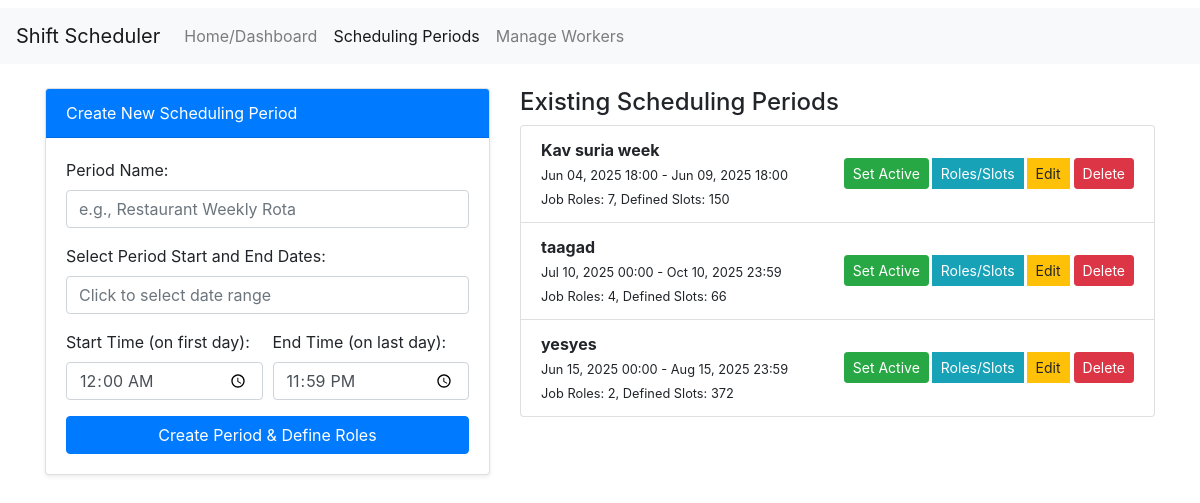
The page /periods on the database its author committed.
### app/models.py (models this page shows, shortened)
class SchedulingPeriod(db.Model):
    __tablename__ = 'scheduling_period'
    id = db.Column(db.Integer, primary_key=True)
    name = db.Column(db.String(150), nullable=False, unique=True)
    period_start_datetime = db.Column(db.DateTime, nullable=False)
    period_end_datetime = db.Column(db.DateTime, nullable=False)
    is_active = db.Column(db.Boolean, default=False, nullable=False) # Indicates if this period is currently active

### app/routes.py (the view, shortened to what this page needs)
@main_bp.route('/periods', methods=['GET', 'POST'])
def manage_periods():
    periods = SchedulingPeriod.query.order_by(SchedulingPeriod.name).all()
    active_period_id = session.get('active_period_id')
    return render_template('manage_periods.html', periods=periods, active_period_id=active_period_id)

### app/templates/manage_periods.html (shortened to what this page needs)
{% extends "base.html" %}
{% block content %}
<div class="row">
    <div class="col-md-5">
        <div class="card shadow-sm">
            <div class="card-header bg-primary text-white">Create New Scheduling Period</div>
            <div class="card-body">
                <form method="POST" action="{{ url_for('main.manage_periods') }}" class="needs-validation" novalidate>
                    <div class="form-group">
                        <label for="period_name">Period Name:</label>
                        <input type="text" class="form-control" id="period_name" name="period_name" placeholder="e.g., Restaurant Weekly Rota" required>
                    </div>
                    <div class="form-group">
                        <label for="scheduling_period_range_input">Select Period Start and End Dates:</label>
                        <input type="text" class="form-control" id="scheduling_period_range_input" name="scheduling_period_range_str" required placeholder="Click to select date range">
                    </div>
                    <div class="form-row">
                        <div class="form-group col-md-6">
                            <label for="period_start_time">Start Time (on first day):</label>
                            <input type="time" class="form-control" id="period_start_time" name="period_start_time" value="00:00" required>
                        </div>
                        <div class="form-group col-md-6">
                            <label for="period_end_time">End Time (on last day):</label>
                            <input type="time" class="form-control" id="period_end_time" name="period_end_time" value="23:59" required>
                        </div>
                    </div>
                    <button type="submit" class="btn btn-primary btn-block">Create Period & Define Roles</button>
                </form>
            </div>
        </div>
    </div>
    <div class="col-md-7">
        <h4>Existing Scheduling Periods</h4>
        {% if periods %}
            <ul class="list-group">
                {% for p in periods %}
                <li class="list-group-item d-flex justify-content-between align-items-center {% if p.id == active_period_id %}active{% endif %}">
                    <div>
                        <strong>{{ p.name }}</strong><br>
                        <small>{{ p.period_start_datetime.strftime('%b %d, %Y %H:%M') }} - {{ p.period_end_datetime.strftime('%b %d, %Y %H:%M') }}</small>
                         <br><small>Job Roles: {{ p.job_roles.count() }}, Defined Slots: {{ p.shift_definitions.count() }}</small>
                    </div>
                    <div class="btn-group" role="group">
                        {% if p.id != active_period_id %}
                        <form method="POST" action="{{ url_for('main.set_active_period_action', period_id=p.id) }}" class="mr-1">
                            <button type="submit" class="btn btn-sm btn-success">Set Active</button>
                        </form>
                        {% else %}
                         <span class="btn btn-sm btn-success disabled mr-1">Active</span>
                        {% endif %}
                        <a href="{{ url_for('main.manage_job_roles_for_period', period_id=p.id) }}" class="btn btn-sm btn-info mr-1">Roles/Slots</a>
                        <a href="{{ url_for('main.edit_period', period_id=p.id) }}" class="btn btn-sm btn-warning mr-1" title="Edit Period">Edit</a>
                        <form method="POST" action="{{ url_for('main.delete_period', period_id=p.id) }}">
                            <button type="submit" class="btn btn-sm btn-danger" onclick="return confirm('DELETE period \'{{ p.name }}\' and ALL its data (roles, slots, assignments)? This cannot be undone.');">Delete</button>
                        </form>
                    </div>
                </li>
                {% endfor %}
            </ul>
        {% else %}
            <p>No scheduling periods created yet.</p>
        {% endif %}
    </div>
</div>
{% endblock %}

### app/static/css/style.css (style rules this page uses)
body { padding-top: 0.5rem; font-family: -apple-system, BlinkMacSystemFont, "Segoe UI", Roboto, "Helvetica Neue", Arial, sans-serif; }
.card { margin-bottom: 1.5rem; }

### rows shown on the page
SchedulingPeriod: name "Kav suria week", period_start_datetime "Jun 04, 2025 18:00", period_end_datetime "Jun 09, 2025 18:00", job_roles.count "7", shift_definitions.count "150"
SchedulingPeriod: name "taagad", period_start_datetime "Jul 10, 2025 00:00", period_end_datetime "Oct 10, 2025 23:59", job_roles.count "4", shift_definitions.count "66"
SchedulingPeriod: name "yesyes", period_start_datetime "Jun 15, 2025 00:00", period_end_datetime "Aug 15, 2025 23:59", job_roles.count "2", shift_definitions.count "372"
